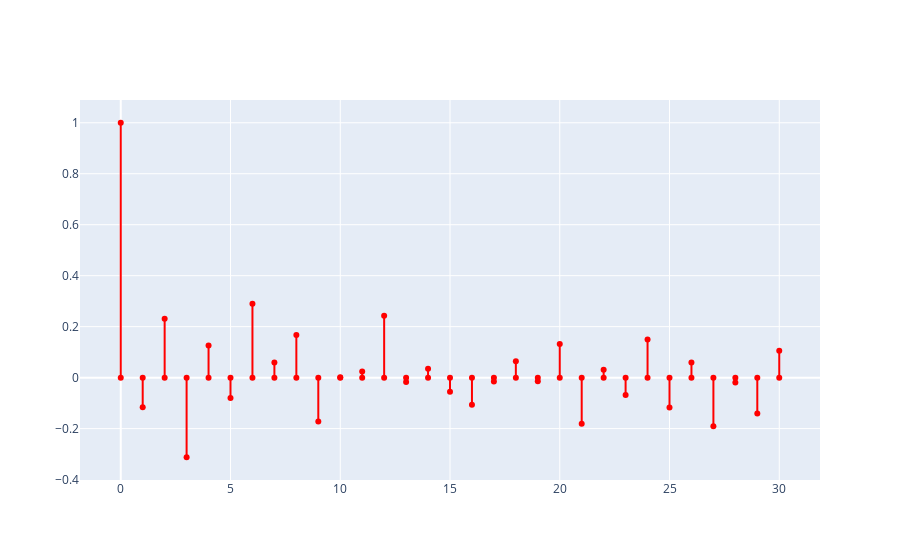

Notebook code cell kept with this figure:
### Code cell
traces = list()
for i in range(len(acf_results)):
    traces.append(Scatter(x=[i,i],
                         y = [0,acf_results[i]],
                         showlegend=False,
                         line = {'color':'red'}))
fig = Figure(data=traces)
fig.show()

### Figure 1 — Plotly figure (JSON) as saved in the notebook; plotly's stock layout.template omitted (floating-point values rounded to 4 significant figures)
{"data": [{"line": {"color": "red"}, "showlegend": false, "type": "scatter", "x": [0, 0], "y": [0, 1]}, {"line": {"color": "red"}, "showlegend": false, "type": "scatter", "x": [1, 1], "y": [0, -0.1165]}, {"line": {"color": "red"}, "showlegend": false, "type": "scatter", "x": [2, 2], "y": [0, 0.2311]}, {"line": {"color": "red"}, "showlegend": false, "type": "scatter", "x": [3, 3], "y": [0, -0.3124]}, {"line": {"color": "red"}, "showlegend": false, "type": "scatter", "x": [4, 4], "y": [0, 0.1257]}, {"line": {"color": "red"}, "showlegend": false, "type": "scatter", "x": [5, 5], "y": [0, -0.07953]}, {"line": {"color": "red"}, "showlegend": false, "type": "scatter", "x": [6, 6], "y": [0, 0.2897]}, {"line": {"color": "red"}, "showlegend": false, "type": "scatter", "x": [7, 7], "y": [0, 0.05923]}, {"line": {"color": "red"}, "showlegend": false, "type": "scatter", "x": [8, 8], "y": [0, 0.167]}, {"line": {"color": "red"}, "showlegend": false, "type": "scatter", "x": [9, 9], "y": [0, -0.1721]}, {"line": {"color": "red"}, "showlegend": false, "type": "scatter", "x": [10, 10], "y": [0, 0.001687]}, {"line": {"color": "red"}, "showlegend": false, "type": "scatter", "x": [11, 11], "y": [0, 0.02407]}, {"line": {"color": "red"}, "showlegend": false, "type": "scatter", "x": [12, 12], "y": [0, 0.2426]}, {"line": {"color": "red"}, "showlegend": false, "type": "scatter", "x": [13, 13], "y": [0, -0.01763]}, {"line": {"color": "red"}, "showlegend": false, "type": "scatter", "x": [14, 14], "y": [0, 0.03447]}, {"line": {"color": "red"}, "showlegend": false, "type": "scatter", "x": [15, 15], "y": [0, -0.05577]}, {"line": {"color": "red"}, "showlegend": false, "type": "scatter", "x": [16, 16], "y": [0, -0.1065]}, {"line": {"color": "red"}, "showlegend": false, "type": "scatter", "x": [17, 17], "y": [0, -0.0147]}, {"line": {"color": "red"}, "showlegend": false, "type": "scatter", "x": [18, 18], "y": [0, 0.06454]}, {"line": {"color": "red"}, "showlegend": false, "type": "scatter", "x": [19, 19], "y": [0, -0.01455]}, {"line": {"color": "red"}, "showlegend": false, "type": "scatter", "x": [20, 20], "y": [0, 0.1323]}, {"line": {"color": "red"}, "showlegend": false, "type": "scatter", "x": [21, 21], "y": [0, -0.1806]}, {"line": {"color": "red"}, "showlegend": false, "type": "scatter", "x": [22, 22], "y": [0, 0.03127]}, {"line": {"color": "red"}, "showlegend": false, "type": "scatter", "x": [23, 23], "y": [0, -0.06776]}, {"line": {"color": "red"}, "showlegend": false, "type": "scatter", "x": [24, 24], "y": [0, 0.1498]}, {"line": {"color": "red"}, "showlegend": false, "type": "scatter", "x": [25, 25], "y": [0, -0.1173]}, {"line": {"color": "red"}, "showlegend": false, "type": "scatter", "x": [26, 26], "y": [0, 0.05897]}, {"line": {"color": "red"}, "showlegend": false, "type": "scatter", "x": [27, 27], "y": [0, -0.1907]}, {"line": {"color": "red"}, "showlegend": false, "type": "scatter", "x": [28, 28], "y": [0, -0.01943]}, {"line": {"color": "red"}, "showlegend": false, "type": "scatter", "x": [29, 29], "y": [0, -0.1404]}, {"line": {"color": "red"}, "showlegend": false, "type": "scatter", "x": [30, 30], "y": [0, 0.1056]}], "layout": {}}
